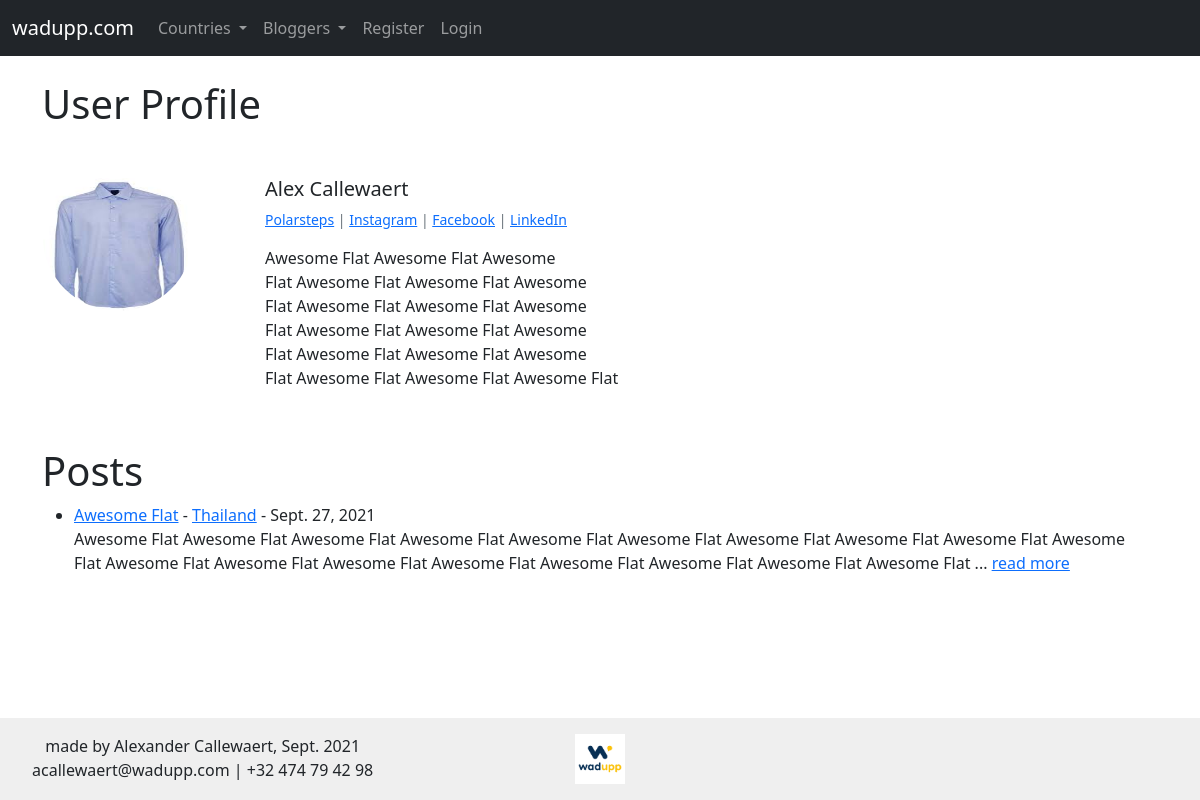
Before: /members/1/profile with the older database file.
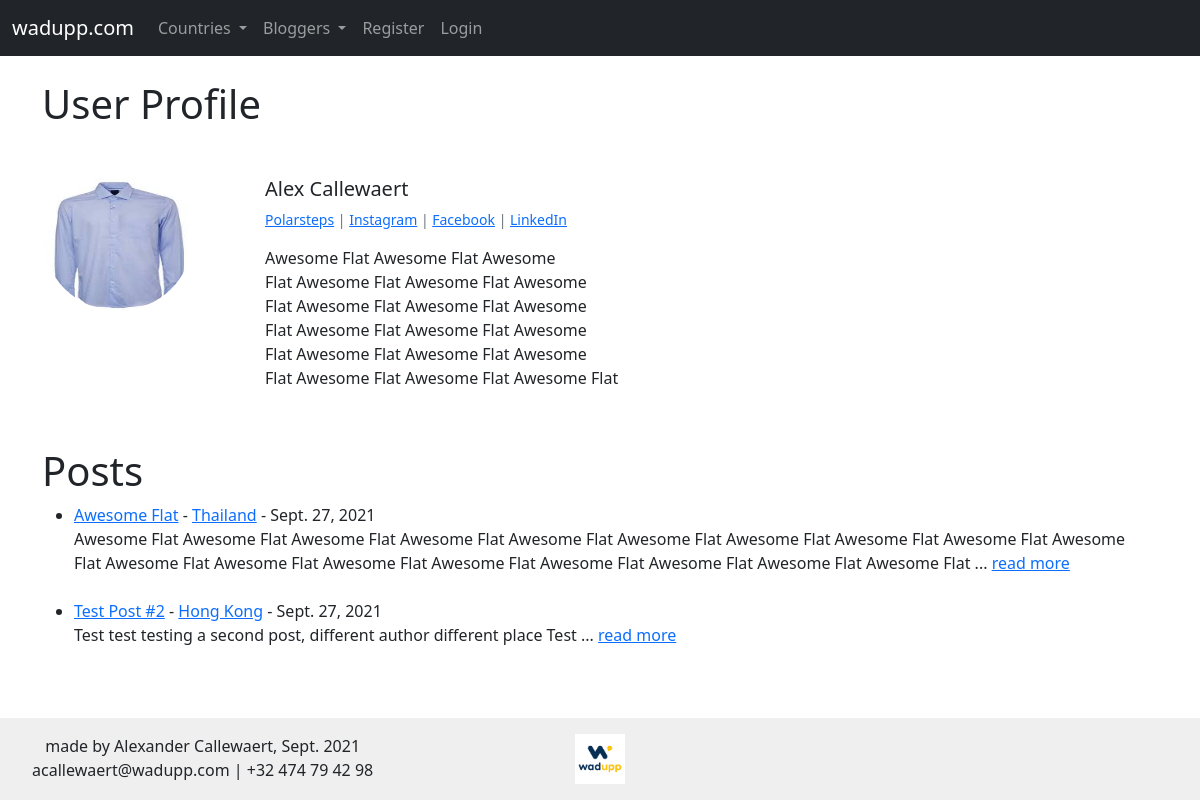
After: the same page with the newer database file.
### myblog/models.py (models this page shows, shortened)
class Post(models.Model):
	title = models.CharField(max_length=255)
	header_image = models.ImageField(null = True, blank = True, upload_to = "images/")
	image2 = models.ImageField(null = True, blank = True, upload_to = "images/")
	image3 = models.ImageField(null = True, blank = True, upload_to = "images/")
	title_tag = models.CharField(max_length=255)
	author = models.ForeignKey(User, on_delete=models.CASCADE, null = True, blank = True)
	body = RichTextField(blank = True, null = True)
	post_date = models.DateField(auto_now_add=True)
	category = models.ForeignKey(Category, on_delete=models.CASCADE)
	snippet = models.CharField(max_length=255)
	likes = models.ManyToManyField(User, related_name = 'blog_posts', blank=True)

class Category(models.Model):
	name = models.CharField(max_length=255)
	def __str__(self):
		return self.name

### members/views.py (the view)
# urls.py: path('<int:pk>/profile', ShowProfilePageView.as_view(), name = "show_profile_page"),
class ShowProfilePageView(DetailView):
	model = Profile
	model = Post
	template_name = 'registration/user_profile.html'
	def get_context_data(self, *args, **kwargs):
		context = super(ShowProfilePageView, self).get_context_data(*args, **kwargs)
		page_user = get_object_or_404(Profile, id = self.kwargs['pk'])
		page_user_posts = Post.objects.filter(author= page_user.user).order_by('-post_date')
		context["page_user"] = page_user
		context["page_user_posts"] = page_user_posts
		return context

### members/templates/registration/user_profile.html (shortened to what this page needs)
{% extends 'base.html' %}
{% load static %}
{% block content %}
<h1>User Profile</h1>
<br/>
<div class="card border-white mb-3" style="max-width: 620px;">
  <div class="row g-0">
    <div class="col-md-4">
		{% if page_user.profile_pic %}
      		<img src="{{ page_user.profile_pic.url }}" width = 150 height = 150 class = "rounded-circle">
  		{% else %}
  			<img src="{% static 'myblog/images/default.png' %}" width = 150 height = 150 class = "rounded-circle">
  		{% endif %}
    </div>
    <div class="col-md-8">
      <div class="card-body">
        <h5 class="card-title">
        	{{ page_user.user.first_name }} {{ page_user.user.last_name }}
        </h5>
        <p class="small text-muted">
        	{% if page_user.polarsteps_url %}
        		<a href = "{{ page_user.polarsteps_url }}">Polarsteps</a>
    		{% endif %}
        	{% if page_user.instagram_url %}
        		| <a href = "{{ page_user.instagram_url }}">Instagram</a>
    		{% endif %}
    		{% if page_user.facebook_url %}
        		| <a href = "{{ page_user.facebook_url }}">Facebook</a>
    		{% endif %}
    		{% if page_user.linkedin_url %}
        		| <a href = "{{ page_user.linkedin_url }}">LinkedIn</a>
        	{% endif %}
        </p>
        <p class="card-text">
        	{{ page_user.bio }}
        </p>
      </div>
    </div>
  </div>
</div>
<br/>
{% if page_user_posts %}
    <h1>Posts</h1>
    <ul>
    {% for post in page_user_posts %}
      <li><a href="{% url 'article-detail' post.pk %}">{{ post.title }}</a>
        - <a href = "{% url 'category' post.category.id %}">{{ post.category }}</a>
        -  {{ post.post_date }}
          <br/>
            {{ post.snippet }} ... <a href = {% url 'article-detail' post.pk %}>read more</a>
      </li>
      <br/>
    {% endfor %}
    </ul>
{% endif %}
{% endblock %}

Changed rows visible on the page:
added Post: title "Test Post #2", category "Hong Kong", post_date "Sept. 27, 2021", snippet "Test test testing a second post, different author different place Test"
